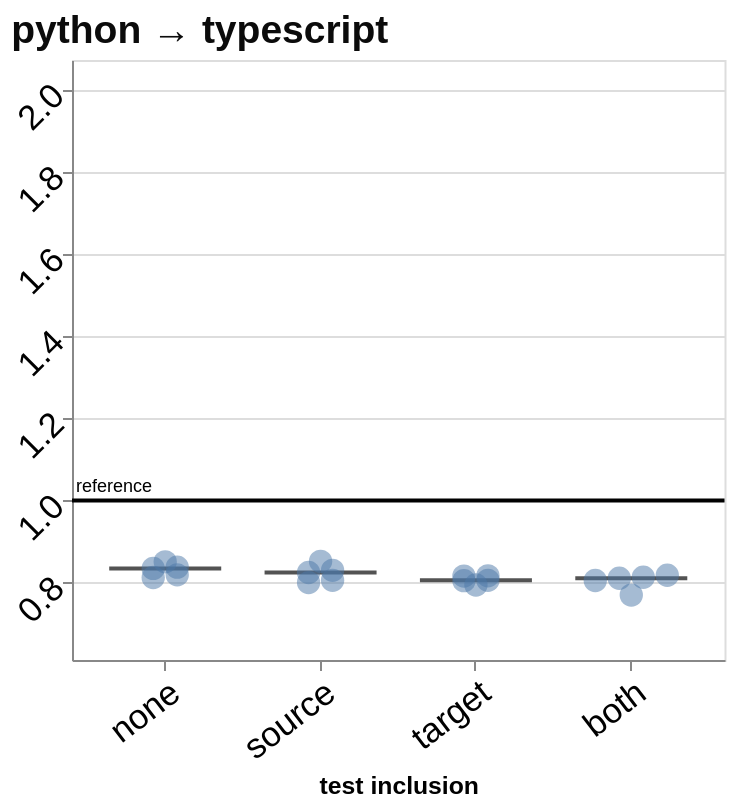

Source (Vega-Lite JSON):
### Vega-Lite specification from a JSON file in a GitHub repository (floating-point values rounded to 4 significant figures)
{"config": {"view": {"continuousWidth": 300, "continuousHeight": 300}, "axis": {"labelAngle": -45}, "axisX": {"labelAngle": -37.5}}, "layer": [{"data": {"name": "data-14fe493c704c9f943a6d8a59518b9d87"}, "mark": {"type": "tick", "color": "#0b0b0b", "opacity": 0.7, "size": 56, "thickness": 2}, "encoding": {"x": {"field": "condition", "sort": ["no tests", "source tests", "target tests", "both tests"], "title": "test inclusion", "type": "nominal", "axis": {"labelFontSize": 17.32, "titleFontSize": 12.38, "labelExpr": "{'no tests': 'none', 'source tests': 'source', 'target tests': 'target', 'both tests': 'both'}[datum.label]"}}, "xOffset": {"field": "nudge", "scale": {"domain": [-2, 2], "range": [7.071, 55.07]}, "title": null, "type": "quantitative"}, "y": {"field": "value", "scale": {"domain": [0.6115, 2.073], "nice": false}, "title": null, "type": "quantitative", "axis": {"labelFontSize": 17.32, "titleFontSize": 22}}}}, {"data": {"name": "data-2411f198109f299d7ce56c00f7b584a2"}, "mark": {"type": "point", "filled": true, "opacity": 0.5, "size": 136}, "encoding": {"tooltip": [{"field": "port", "title": "run", "type": "nominal"}, {"field": "value", "format": ".2f", "title": "ladder time ÷ reference", "type": "quantitative"}, {"field": "ladder_rungs_completed", "title": "rungs completed", "type": "quantitative"}, {"field": "ladder_total_ms", "format": ",.1f", "title": "total ms", "type": "quantitative"}], "x": {"field": "condition", "sort": ["no tests", "source tests", "target tests", "both tests"], "title": "test inclusion", "type": "nominal", "axis": {"labelFontSize": 17.32, "titleFontSize": 12.38, "labelExpr": "{'no tests': 'none', 'source tests': 'source', 'target tests': 'target', 'both tests': 'both'}[datum.label]"}}, "xOffset": {"field": "nudge", "scale": {"domain": [-2, 2], "range": [7.071, 55.07]}, "title": null, "type": "quantitative"}, "y": {"field": "value", "scale": {"domain": [0.6115, 2.073], "nice": false}, "title": null, "type": "quantitative", "axis": {"labelFontSize": 17.32, "titleFontSize": 22}}}}, {"data": {"name": "data-a630986baac081710e889288b28dd2bb"}, "mark": {"type": "rule", "color": "black", "strokeWidth": 2}, "encoding": {"y": {"field": "value", "scale": {"domain": [0.6115, 2.073], "nice": false}, "title": null, "type": "quantitative", "axis": {"labelFontSize": 17.32, "titleFontSize": 22}}}}, {"data": {"name": "data-a630986baac081710e889288b28dd2bb"}, "mark": {"type": "text", "align": "left", "baseline": "bottom", "dy": -2, "fontSize": 9}, "encoding": {"text": {"field": "label", "type": "nominal"}, "x": {"value": 2}, "y": {"field": "value", "scale": {"domain": [0.6115, 2.073], "nice": false}, "title": null, "type": "quantitative", "axis": {"labelFontSize": 17.32, "titleFontSize": 22}}}}], "height": 300, "title": {"text": "python → typescript", "anchor": "start", "color": "#0b0b0b", "fontSize": 19.5}, "width": 326.2, "$schema": "https://vega.github.io/schema/vega-lite/v6.4.1.json", "datasets": {"data-14fe493c704c9f943a6d8a59518b9d87": [{"condition": "no tests", "value": 0.8346, "nudge": 0.0}, {"condition": "source tests", "value": 0.8247, "nudge": 0.0}, {"condition": "target tests", "value": 0.8055, "nudge": 0.0}, {"condition": "both tests", "value": 0.8106, "nudge": 0.0}], "data-2411f198109f299d7ce56c00f7b584a2": [{"run_id": "20260909T005215Z_9a3e20fe", "condition": "no tests", "ladder_rungs_completed": 19, "ladder_total_ms": 12060.0, "value": 0.8506, "reference": 1.0, "port": "9a3e20fe", "nudge": 0.0}, {"run_id": "20260909T024849Z_b96078c6", "condition": "no tests", "ladder_rungs_completed": 19, "ladder_total_ms": 11580.0, "value": 0.8124, "reference": 1.0, "port": "b96078c6", "nudge": -0.5}, {"run_id": "20260909T130706Z_31ac2789", "condition": "no tests", "ladder_rungs_completed": 19, "ladder_total_ms": 11840.0, "value": 0.819, "reference": 1.0, "port": "31ac2789", "nudge": 0.5}, {"run_id": "20260909T151143Z_170b737d", "condition": "no tests", "ladder_rungs_completed": 19, "ladder_total_ms": 11680.0, "value": 0.8346, "reference": 1.0, "port": "170b737d", "nudge": -0.5}, {"run_id": "20260909T182714Z_2643e4be", "condition": "no tests", "ladder_rungs_completed": 19, "ladder_total_ms": 11780.0, "value": 0.8377, "reference": 1.0, "port": "2643e4be", "nudge": 0.5}, {"run_id": "20260909T002206Z_273cf6b9", "condition": "source tests", "ladder_rungs_completed": 19, "ladder_total_ms": 12020.0, "value": 0.8298, "reference": 1.0, "port": "273cf6b9", "nudge": 0.5}, {"run_id": "20260909T022216Z_19e0fe30", "condition": "source tests", "ladder_rungs_completed": 19, "ladder_total_ms": 11590.0, "value": 0.8247, "reference": 1.0, "port": "19e0fe30", "nudge": -0.5}, {"run_id": "20260909T124157Z_4ee67ba2", "condition": "source tests", "ladder_rungs_completed": 19, "ladder_total_ms": 11630.0, "value": 0.8, "reference": 1.0, "port": "4ee67ba2", "nudge": -0.5}, {"run_id": "20260909T144331Z_5b46f630", "condition": "source tests", "ladder_rungs_completed": 19, "ladder_total_ms": 11730.0, "value": 0.8519, "reference": 1.0, "port": "5b46f630", "nudge": 0.0}, {"run_id": "20260909T180307Z_280f3890", "condition": "source tests", "ladder_rungs_completed": 19, "ladder_total_ms": 11530.0, "value": 0.8056, "reference": 1.0, "port": "280f3890", "nudge": 0.5}, {"run_id": "20260909T004354Z_a47a3057", "condition": "target tests", "ladder_rungs_completed": 19, "ladder_total_ms": 11840.0, "value": 0.8158, "reference": 1.0, "port": "a47a3057", "nudge": -0.5}, {"run_id": "20260909T023701Z_e94dca40", "condition": "target tests", "ladder_rungs_completed": 19, "ladder_total_ms": 11520.0, "value": 0.8165, "reference": 1.0, "port": "e94dca40", "nudge": 0.5}, {"run_id": "20260909T125752Z_09b2c811", "condition": "target tests", "ladder_rungs_completed": 19, "ladder_total_ms": 11530.0, "value": 0.8047, "reference": 1.0, "port": "09b2c811", "nudge": -0.5}, {"run_id": "20260909T150124Z_a7cd2ee9", "condition": "target tests", "ladder_rungs_completed": 19, "ladder_total_ms": 11420.0, "value": 0.8055, "reference": 1.0, "port": "a7cd2ee9", "nudge": 0.5}, {"run_id": "20260909T181751Z_00b43b48", "condition": "target tests", "ladder_rungs_completed": 19, "ladder_total_ms": 11530.0, "value": 0.7941, "reference": 1.0, "port": "00b43b48", "nudge": 0.0}, {"run_id": "20260909T001426Z_1c28aa33", "condition": "both tests", "ladder_rungs_completed": 19, "ladder_total_ms": 11720.0, "value": 0.8179, "reference": 1.0, "port": "1c28aa33", "nudge": 1.5}, {"run_id": "20260909T020947Z_ffb57550", "condition": "both tests", "ladder_rungs_completed": 19, "ladder_total_ms": 11850.0, "value": 0.8052, "reference": 1.0, "port": "ffb57550", "nudge": -1.5}, {"run_id": "20260909T123239Z_5982b634", "condition": "both tests", "ladder_rungs_completed": 19, "ladder_total_ms": 11500.0, "value": 0.7697, "reference": 1.0, "port": "5982b634", "nudge": 0.0}, {"run_id": "20260909T142951Z_4ff7cdec", "condition": "both tests", "ladder_rungs_completed": 19, "ladder_total_ms": 11910.0, "value": 0.8106, "reference": 1.0, "port": "4ff7cdec", "nudge": -0.5}, {"run_id": "20260909T175143Z_62b61540", "condition": "both tests", "ladder_rungs_completed": 19, "ladder_total_ms": 12160.0, "value": 0.813, "reference": 1.0, "port": "62b61540", "nudge": 0.5}], "data-a630986baac081710e889288b28dd2bb": [{"value": 1.0, "label": "reference"}]}, "padding": {"left": 5, "top": 5, "right": 6.25, "bottom": 5}}
